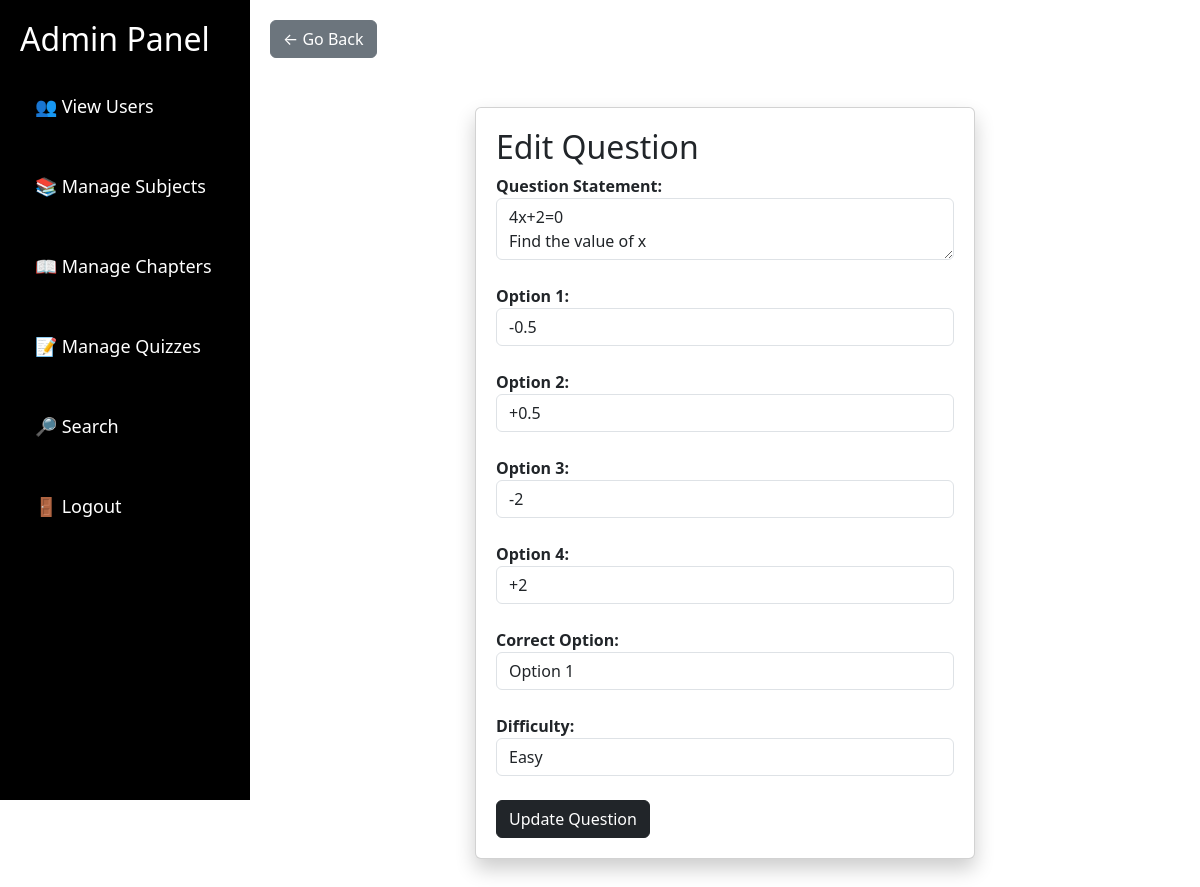
The page /admin/edit_question/3 (signed in) on the database its author committed.
### models/models.py (models this page shows)
class Question(db.Model):
    id = db.Column(db.Integer, primary_key=True)
    quiz_id = db.Column(db.Integer, db.ForeignKey('quiz.id', ondelete="CASCADE"), nullable=False)
    question_statement = db.Column(db.Text, nullable=False)
    difficulty = db.Column(db.String(10), nullable=False, default='easy')
    option1 = db.Column(db.String(255), nullable=False)
    option2 = db.Column(db.String(255), nullable=False)
    option3 = db.Column(db.String(255), nullable=False)
    option4 = db.Column(db.String(255), nullable=False)
    correct_option = db.Column(db.String(255), nullable=False)
    quiz = db.relationship('Quiz', backref=db.backref('questions', lazy=True, cascade="all, delete-orphan"))

### routes/admin.py (the view, shortened to what this page needs)
@admin_bp.route('/admin/edit_question/<int:question_id>', methods=['GET', 'POST'])
@login_required
def edit_question(question_id):
    if not current_user.is_admin:
        return redirect(url_for('main_bp.home'))
    question_to_update = Question.query.get_or_404(question_id)
    return render_template('edit_question.html', question=question_to_update)

### __init__.py (called while the page is built)
def create_app():
    app=Flask(__name__)
    app.config['SQLALCHEMY_DATABASE_URI'] = 'sqlite:///new.db'
    app.config['SQLALCHEMY_TRACK_MODIFICATIONS'] = False
    app.config['SECRET_KEY'] = 'supersecret'
    db.init_app(app)
    bcrypt.init_app(app)
    login_manager = LoginManager()
    @login_manager.user_loader
    def load_user(user_id):
        return User.query.get(int(user_id))
    login_manager.init_app(app)
    login_manager.session_protection = "strong"
    from routes.routes import main_bp
    from routes.admin import admin_bp
    from routes.user import user_bp
    from routes.auth import auth_bp
    app.register_blueprint(admin_bp)
    app.register_blueprint(user_bp)
    app.register_blueprint(main_bp)
    app.register_blueprint(auth_bp)
    with app.app_context():
        db.create_all()
        create_admin()
    return app

### templates/edit_question.html (shortened to what this page needs)
{% extends "admin.html" %}
{% block content %}
<div>
    <a href="{{ url_for('admin_bp.manage_quiz', quiz_id=question.quiz_id) }}" class="btn btn-secondary">← Go Back</a>
</div>
<br>
<div class="card">
    <h2>Edit Question</h2>
    <form method="POST">
        <label>Question Statement:</label>
        <br>
        <textarea name="question_statement" class="form-control" required>{{ question.question_statement }}</textarea>
        <br>
        <label>Option 1:</label>
        <input type="text" name="option1" class="form-control" value="{{ question.option1 }}" required>
        <br>
        <label>Option 2:</label>
        <input type="text" name="option2" class="form-control" value="{{ question.option2 }}" required>
        <br>
        <label>Option 3:</label>
        <input type="text" name="option3" class="form-control" value="{{ question.option3 }}" required>
        <br>
        <label>Option 4:</label>
        <input type="text" name="option4" class="form-control" value="{{ question.option4 }}" required>
        <br>
        <label>Correct Option:</label>
        <select name="correct_option" class="form-control" required>
            <option value="A" {% if question.correct_option=='A' %}selected{% endif %}>Option 1</option>
        </select>
        <br>
        <label>Difficulty:</label>
        <select name="difficulty" class="form-control" required>
            <option value="easy" {% if question.difficulty=='easy' %}selected{% endif %}>Easy</option>
        </select>
        <br>
        <button type="submit" class="btn btn-dark">Update Question</button>
    </form>
</div>
{% endblock %}

### static/style.css (style rules this page uses)
.card { max-width: 500px; margin: 25px auto; background-color:white; box-shadow: black; padding: 20px; font-weight: 600; font-size: medium; box-shadow: 0 10px 20px rgba(0, 0, 0, 0.2) }

### rows shown on the page
Question: question_statement "4x+2=0 Find the value of x", option1 "-0.5", option2 "+0.5", option3 "-2", option4 "+2", correct_option "Option 1", difficulty "Easy"
